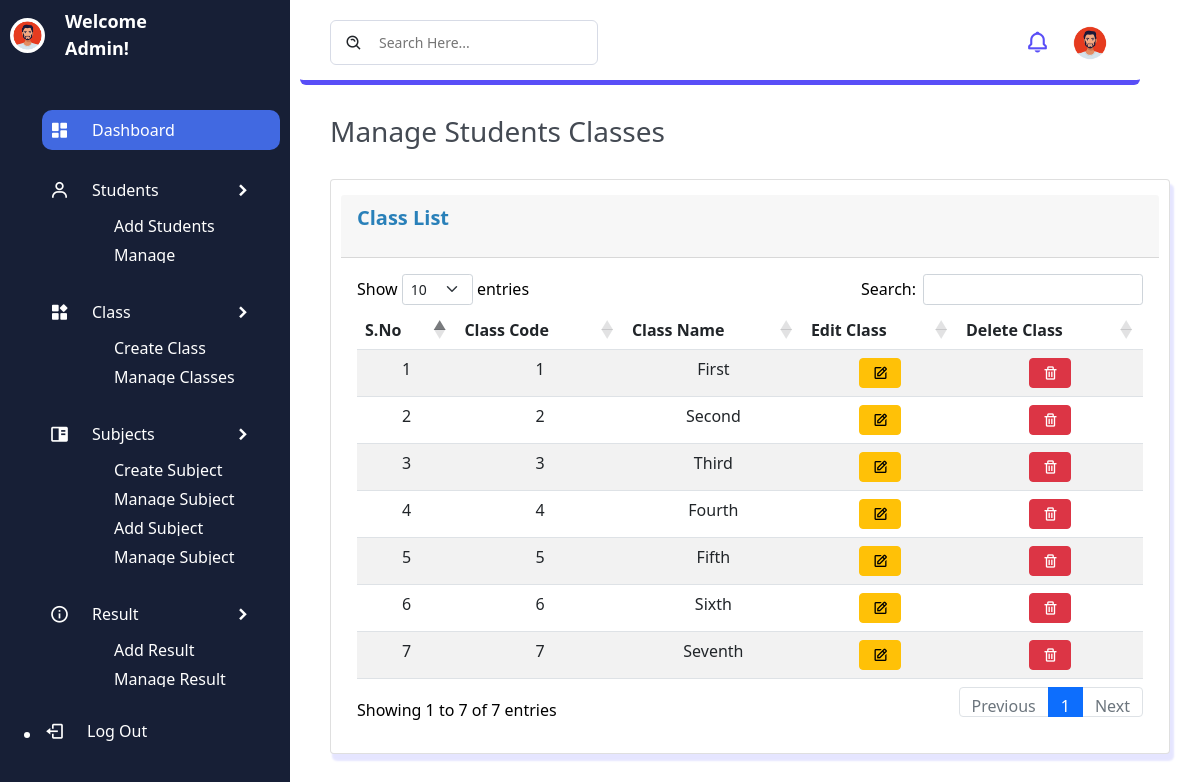
/manage-class.php, run on the app's committed database.
### tables this page shows
CREATE TABLE `class` (
  `id` int(10) NOT NULL,
  `class_code` int(10) NOT NULL,
  `class_name` varchar(100) NOT NULL,
  `class_created_date` varchar(30) NOT NULL
);

### manage-class.php (the view, shortened to what this page needs)
<?php
    include 'connection.php';
?>
<!DOCTYPE html>
<html lang="en">
<head>
    <link rel="stylesheet" href="css/style2.css">
    <link href='https://unpkg.com/boxicons@2.1.2/css/boxicons.min.css' rel='stylesheet'>
    <link rel="stylesheet" href="https://cdnjs.cloudflare.com/ajax/libs/twitter-bootstrap/5.1.3/css/bootstrap.min.css">
    <link rel="stylesheet" href="https://cdn.datatables.net/1.12.1/css/dataTables.bootstrap5.min.css">
</head>
<body>
<section class="sidebar">
        <div class="logo">
            <a href="admin-dash.php"><img src="image/avtar.png"><span> Welcome Admin! </span></a>
        </div>
        <ul class="side-menu">
            <li class="nav-item active">
                <a href="admin-dash.php">
                    <i class='bx bxs-dashboard' ></i>
                    <span> Dashboard </span>
                </a>
            </li>
            <li class="nav-item">
                <a href="#" class="dropdown-btn">
                    <i class='bx bx-user'></i>
                    <span>Students</span>
                    <i class="bx bxs-chevron-right"></i>
                </a>
                <ul class="sub-menu">
                    <li><a href="add-student.php">Add Students</a></li>
                    <li><a href="manage-student.php">Manage Students</a></li>
                </ul>
            </li>
            <li class="nav-item">
                <a href="#" class="dropdown-btn">
                    <i class='bx bxs-widget'></i>
                    <span>Class</span>
                    <i class="bx bxs-chevron-right"></i>
                </a>
                <ul class="sub-menu">
                    <li><a href="create-class.php">Create Class</a></li>
                    <li><a href="manage-class.php">Manage Classes</a></li>
                </ul>
            </li>
            <li class="nav-item">
                <a href="#" class="dropdown-btn">
                    <i class='bx bxs-book-content'></i>
                    <span>Subjects</span>
                    <i class="bx bxs-chevron-right"></i>
                </a>
                <ul class="sub-menu">
                    <li><a href="create-subject.php">Create Subject</a></li>
                    <li><a href="manage-subject.php">Manage Subject</a></li>
                    <li><a href="add-subject-combination.php">Add Subject Combination</a></li>
                    <li><a href="manage-subject-combination.php">Manage Subject Combination</a></li>
                </ul>
            </li>
            <li class="nav-item">
                <a href="#" class="dropdown-btn">
                    <i class='bx bx-info-circle' ></i>
                    <span>Result</span>
                    <i class="bx bxs-chevron-right"></i>
                </a>
                <ul class="sub-menu">
                    <li><a href="add-result.php">Add Result</a></li>
                    <li><a href="manage-result.php">Manage Result</a></li>
                </ul>
            </li>
        </ul>
        <ul class="log">
            <li class="nav-item">
                <a href="admin-logout.php">
                    <i class='bx bx-log-out'></i>
                    <span>Log Out</span>
                </a>
            </li>
        </ul>
    </section>
    <section class="main">
        <div class="navigation">
            <div class="n1">
                <div class="search">
                    <i class='bx bx-search-alt'></i>
                    <input type="text" name="search" id="search" placeholder="Search Here...">
                </div>
            </div>
            <div class="profile">
                <a href="message.php"><i class='bx bx-bell'></i></a>
                <img src="image/avtar.png" alt="image/avtar">
            </div>
        </div>
        <div class="page-name">
            <h3>Manage Students Classes</h3>
        </div>
        <div class="card">
            <div class="card-header">
                <p>Class List</p>
            </div>
            <div class="card-body">
                <table id="example" class="table table-striped" style="width:100%; text-align: center;">
                    <thead>
                        <tr>
                            <th>S.No</th>
                            <th>Class Code</th>
                            <th>Class Name</th>
                            <th>Edit Class</th>
                            <th>Delete Class</th>
                        </tr>
                    </thead>
                    <tbody>
                    <?php
                    $num = 1;
                    $selectquery = "SELECT * FROM class";
                    $query = mysqli_query($con,$selectquery);
                    while($result = mysqli_fetch_array($query)){ ?>
                        <tr>
                            <td><?php echo $num++; ?></td>
                            <td><?php echo $result['class_code'] ?></td>
                            <td><?php echo $result['class_name'] ?></td>
                            <td><a href="edit-class.php?id=<?php echo $result['id']?>"><button class="btn btn-warning"><i class='bx bx-edit'></i></button></a></td>
                            <td><a href="delete-class.php?id=<?php echo $result[0]?>"><button class="btn btn-danger"><i class='bx bx-trash'></i></button></a></td>
                        </tr>
                        <?php  }  ?>
                    </tbody>
                </table>
            </div>
        </div>
    </section>
</body>
</html>

### css/style2.css (style rules this page uses)
.sidebar { position: fixed; top: 0; left: 0; width: 290px; height: 100vh; padding: 10px; background: #171f36; color: #fff; transition: 0.5s; overflow-y: auto; }
.sidebar a { text-decoration: none; color: inherit; display: flex; align-items: center; }
.logo { height: 50px; margin: 0 0 50px 0; position: relative; }
.logo a { height: 100%; }
.logo a img { width: 35px; height: 35px; border-radius: 50%; }
.logo a span { width: 150px; overflow: hidden; font-size: 18px; font-weight: bold; margin: 0 0 0 20px; transition: 0.5s; }
.side-menu li { list-style: none; overflow: hidden; border-radius: 10px; padding: 5px; margin: 20px auto; text-transform: capitalize; transition: 0.5s; }
li a { position: relative; height: 30px; }
li a i { margin-right: 20px; font-size: 20px; width: 25px; text-align: center; }
li a span { width: 105px; overflow: hidden; height: 25px; transition: 0.5s; }
.bxs-chevron-right { position: absolute; right: 0; overflow: hidden; transition: 0.5s; }
.sub-menu { width: 80%; margin: 0 0 0 25px; overflow: hidden; transition: 0.5s; }
.sub-menu li { height: 25px; padding: 5px 10px ; margin: 4px auto; font-size: 16px; font-weight: 300; }
.sub-menu li a { position: initial; height: 100%; display: initial; }
.main { width: calc(100% - 400px); margin: 5px 300px; transition: 0.5s; }
.active { background: royalblue; }
.main { width: calc(100% - 360px); }
.main .navigation { display: flex; align-items: center; justify-content: space-between; padding: 15px 30px; border-bottom: 5px solid #594ef7; background: #fff; border-radius: 6px; }
.main .navigation .search { display: flex; justify-content: flex-start; align-items: center; padding: 10px 14px; border: 1px solid #d7dbe6; border-radius: 6px; }
.main .navigation .search i { margin-right: 14px; font-size: 18px; }
.main .navigation .search input { border: none; outline: none; font-size: 14px; }
.main .navigation .profile { display: flex; align-items: center; justify-content: space-between; }
.main .navigation .profile i { margin-right: 20px; font-size: 25px; font-weight: 400; color: #594ef7; cursor: pointer; }
.main .navigation .profile img { height: 40px; width: 40px; border-radius: 50%; object-fit: cover; }
.page-name { color: #444a53; padding: 30px 30px 0 30px; font-size: 24px; font-weight: 700; }
.card { width: 100%; border: 3px solid #BC8CF2; margin: 30px; padding: 15px 10px; background-color: #F7F7F7; color: #000; box-shadow: 3px 6px 2px 1px rgba(0, 0, 255, .1); }
.card-header { display: flex; justify-content: space-between; }
.card-header p { color: #2980B9; font-size: 20px; font-weight: 700; }

### data on the page
class: class_code "1", class_name "First"
class: class_code "2", class_name "Second"
class: class_code "3", class_name "Third"
class: class_code "4", class_name "Fourth"
class: class_code "5", class_name "Fifth"
class: class_code "6", class_name "Sixth"
class: class_code "7", class_name "Seventh"
